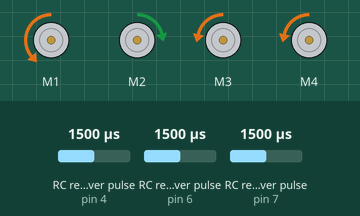
The sketch below on a simulated Arduino Uno, built with avr-gcc and run on an emulated ATmega328P. Parts: 4 × DC motor (green arrow = forward, orange = backward, longer = faster). Wiring (inferred from the names in the program): 3 × RC receiver channel: data pin 4 / data pin 6 / data pin 7. The inputs (shaded band) are chosen by the test bench; at power-on: RC receiver pulse (sensors on pin 4, pin 6, pin 7) 1500 µs. What the sketch prints to the serial monitor is not drawn.

Above: at 4.2 s.
4.3 s: RC receiver pulse (sensor on pin 4) set to 1020 µs
At 4.8 s:
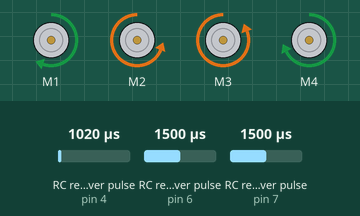
5.8 s: RC receiver pulse (sensor on pin 6) set to 1020 µs
At 7.0 s:
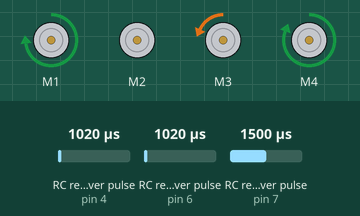
7.3 s: RC receiver pulse (sensor on pin 7) set to 1020 µs
At 8.3 s:
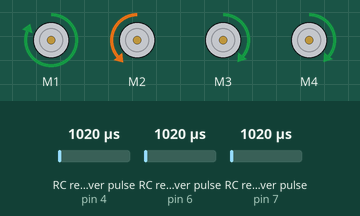
8.8 s: RC receiver pulse (sensor on pin 4) set to 1250 µs
At 9.5 s:
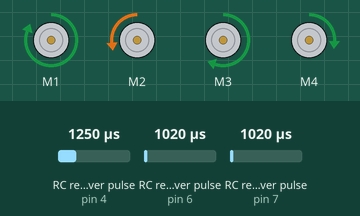
10.3 s: RC receiver pulse (sensor on pin 6) set to 1250 µs
At 10.6 s:
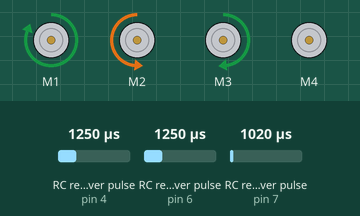
11.8 s: RC receiver pulse (sensor on pin 7) set to 1500 µs
At 12.9 s:
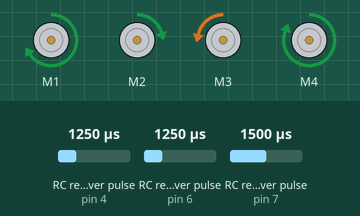
Timing chart, 0 to 14.3 s (numbered marks = the images above; inputs shaded):
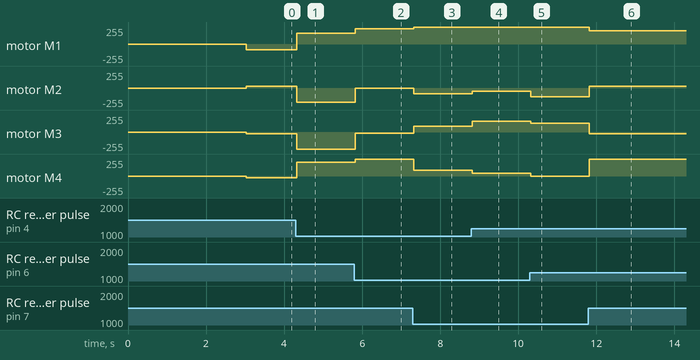

The sketch:

dollbot_anchor_test.ino
```cpp
/*
  dollbot_anchor_test: Anchor dollbot in a specific heading

  Control the dollbot via the remote control interface, once control is released the dollbot will stay anchored in the same orientation using its built-in
  magnetic compass.

  http://splashbots.blogspot.com/

  Based on Sparkfun's "RC Hobby Controllers and Arduino": https://www.sparkfun.com/tutorials/348
  Requires Adafruit MotorShield v2: http://www.adafruit.com/products/1438
  Requires Adafruit HMC5883 and Adafruit sensor library https://learn.adafruit.com/adafruit-hmc5883l-breakout-triple-axis-magnetometer-compass-sensor/

*/

#include <Wire.h>
#include <Adafruit_MotorShield.h>
#include <Adafruit_Sensor.h>
#include <Adafruit_HMC5883_U.h>

// #define DEBUG // Define if you are debugging the project - note that a huge amount of serial debugging plus a 500ms delay is added to each loop to be able to follow serial output, so debugging heavily interferes with any real-time operation.
// #define DEBUG_DRYDOCK // Define together with DEBUG if you are doing workbench testing with no need to have actual motor movement. Generally you do not want the water-designed motors to be spinning out of water for a long period of time.

#define PIN_CH1 7
#define PIN_CH2 6
#define PIN_CH3 5
#define PIN_CH4 4

#define MOTOR_FL 1
#define MOTOR_FR 2
#define MOTOR_BL 3
#define MOTOR_BR 4

// These two values need to be adjusted depending on your RC receiver. Typical values are 1000-2000, see the Sparkfun article referenced above.
#define PWM_LOW 1000
#define PWM_HIGH 1900

#define RC_THRESHOLD 10 // Minimum value of an RC input to move to manual control
#define MOTOR_THRESHOLD 5 // Minimum value of a motor input to spin, smaller than this is considered noise

#define MOTOR_MAX 255

void vehicleMove(int valX, int valY, int valRotate);
void vehicleStop();
void HolonomicMove(int xComponent, int yComponent, int rotationComponent);
void HolonomicSpin(int mm[4]);
void HolonomicSimplify(int mm[4]);
int rotationalDeviation(int initial, int target);

// Holonomic matrix - connect all motors to the motor shield in the same position. If movement is not as expected change the connections (do not change the table below).

int verticalMove[4] =   {-1, -1, -1, -1};
int horizontalMove[4] = {-1, +1, +1, -1};
int rotationMove[4] =   {-1, +1, -1, +1};

// Control variables
int manualControl;
float anchorHeading = 0;

// Create the motor shield object with the default I2C address
Adafruit_MotorShield AFMS = Adafruit_MotorShield();
Adafruit_DCMotor *motor[4] = {AFMS.getMotor(MOTOR_FL), AFMS.getMotor(MOTOR_FR), AFMS.getMotor(MOTOR_BL), AFMS.getMotor(MOTOR_BR)};

// Initialise the compass
Adafruit_HMC5883_Unified compass = Adafruit_HMC5883_Unified(8431);

void setup() {
  // Initialize serial communications
  Serial.begin(9600);
  Serial.println("");
  Serial.print("DOLLBOT v1.0 (");

#ifdef DEBUG_DRYDOCK
  Serial.print("DRYDOCK ");
#endif

#ifdef DEBUG
  Serial.print("DEBUG");
#else
  Serial.print("PRODUCTION");
#endif

  Serial.print(") initialising");

  // Seep for 3 seconds
  for(int i=0; i < 3; i++) {
    delay(1000);
    Serial.print(".");
  }

  Serial.println("");

  AFMS.begin();  // create with the default frequency 1.6KHz

  /* Initialise the compass */
  if(!compass.begin()) {
    Serial.println("HMC5883 compass not detected, stopping.");
    while(1);
  }

  Serial.println("HMC5883 compass initialised");

  // Initialize the ports where we will read receiver input
  pinMode(PIN_CH1, INPUT);
  pinMode(PIN_CH2, INPUT);
  pinMode(PIN_CH3, INPUT);
  pinMode(PIN_CH4, INPUT);

  // Automated control initialisation
  manualControl = 1;

  Serial.println("DOLLBOT Initialisation completed");
}

void dumpContent(int mm[4]) {
  Serial.print("MOTOR: Input array: ");
  for(int i=0; i < 4; i++) {
    Serial.print(mm[i]);
    Serial.print(",");
  }
  Serial.print(". ");
}

void HolonomicSpin(int mm[4]) {
  HolonomicSimplify(mm);

#ifdef DEBUG
  Serial.print("MOTOR: Setting speeds: ");
#endif

  for(int i = 0; i < 4; i++) {

    // Expand range to motor limits
    mm[i] = map(mm[i], -100, 100, -1 * MOTOR_MAX, MOTOR_MAX);

    if(abs(mm[i]) > (MOTOR_THRESHOLD * MOTOR_MAX) / 100) {

#ifndef DEBUG_DRYDOCK
      motor[i]->setSpeed(abs(mm[i]));
      motor[i]->run(mm[i] > 0? FORWARD : BACKWARD);
#endif

#ifdef DEBUG
      Serial.print(mm[i]);
#endif
    } else {

#ifndef DEBUG_DRYDOCK
      motor[i]->setSpeed(0);
      motor[i]->run(RELEASE);
#endif

#ifdef DEBUG
      Serial.print("STP");
#endif
    }

#ifdef DEBUG
    if(i < 3) {
      Serial.print(",");
    } else {
      Serial.println("");
    }
#endif
  }
}

void HolonomicSimplify(int mm[4]) {
  int max = 0;

  for(int i = 0; i < 4; i++) {
    int currentValue = abs(mm[i]);

    if(currentValue > max) {
      max = currentValue;
    }
  }

  // Scale the values so that we stay within the -100 .. 100 range

  if(max > 100) {
    for(int i = 0; i < 4; i++) {
      mm[i] = map(mm[i], -1 * max, max, -100, 100);
    }
  }

}

void HolonomicMove(int xComponent, int yComponent, int rotationComponent) {
  int mm[4] = {0, 0, 0, 0};

  if(xComponent) {
    for(int i = 0; i < 4; i++) {
      mm[i] += horizontalMove[i] * xComponent;
    }
  }

  if(yComponent) {
    for(int i = 0; i < 4; i++) {
      mm[i] += verticalMove[i] * yComponent;
    }
  }

  if(rotationComponent) {
    for(int i = 0; i < 4; i++) {
      mm[i] += rotationMove[i] * rotationComponent;
    }
  }

  HolonomicSpin(mm);
}


/*
  Helper function to move the vehicle

*/

void vehicleMove(int valX, int valY, int valRotate) {
  HolonomicMove(valX, valY, valRotate);
}

void vehicleStop() {
  vehicleMove(0, 0, 0);
}

// From: http://gmc.yoyogames.com/index.php?showtopic=532420

int rotationalDeviation(int initial, int target) {
  return (((target - initial) % 360) + 360 + 180) % 360 - 180;
}

void loop() {
  sensors_event_t compassEvent;
  float heading;

  // Read three of the channels of the RC receiver, we only use three - but you can add a fourth one if needed

  int channelHorizontal = pulseIn(PIN_CH4, HIGH, 25000); // X axis movement
  int channelVertical = pulseIn(PIN_CH2, HIGH, 25000); // Y axis movement
  int channelRotate = pulseIn(PIN_CH1, HIGH, 25000); // Rotation

  int directionHorizontal = map(channelHorizontal, PWM_LOW, PWM_HIGH, -100, 100);
  int directionVertical = map(channelVertical, PWM_LOW, PWM_HIGH, -100, 100);
  int angleRotate = map(channelRotate, PWM_LOW, PWM_HIGH, -100, 100);

  // If we are receiving control commands from the RC controller bypass autonomous mode

  if((channelHorizontal || channelVertical || channelRotate) && // If we are receiving no pulses it means we are not connected to RC, so ignore manual control
     (abs(directionHorizontal) > RC_THRESHOLD || abs(directionVertical) > RC_THRESHOLD || abs(angleRotate) > RC_THRESHOLD)) { // RC signals are not perfect, we allow for a 10% threshold before switching to it

    manualControl = 1;

    // Map all readings to a -100 .. +100 range so it is easy to deal with

#ifdef DEBUG
    Serial.print("MANUAL: RC control ");

    Serial.print("H: ");
    Serial.print(directionHorizontal);

    Serial.print(" V: ");
    Serial.print(directionVertical);

    Serial.print(" R: ");
    Serial.println(angleRotate);
#endif

    vehicleMove(directionHorizontal, directionVertical, angleRotate);

  } else {
    // Autonomous control
    compass.getEvent(&compassEvent);
    heading = int(atan2(compassEvent.magnetic.y, compassEvent.magnetic.x) * 180/M_PI + 360) % 360; // Convert radians to degrees

    if(manualControl == 1) {
      manualControl = 0;
      // We just came here from being controlled by the RC. Stop all engines and get our anchor heading

      vehicleStop();

      anchorHeading = heading;
#ifdef DEBUG
      Serial.print("AUTONOMOUS: Set new anchor heading: ");
      Serial.println(anchorHeading);
#endif

    } else {
      // Get our current heading and correct it so we remain close to anchor
      int deviation = rotationalDeviation(anchorHeading, heading);

      if(abs(deviation) > 1) {
#ifdef DEBUG
        Serial.print("AUTONOMOUS: Correcting heading by ");
        Serial.println(deviation);
#endif
        vehicleMove(0, 0, deviation);
      } else {
        vehicleStop();

#ifdef DEBUG
        Serial.print("AUTONOMOUS: Not moving, only a small deviation: ");
        Serial.println(deviation);
#endif
      }

    }
  }

#ifdef DEBUG
 delay(1000);
#endif
}
```

Measured:
- after the input at 4.3 s, motor M1: backward 85/255 → forward 158/255 at once; motor M2: forward 28/255 → backward 210/255 at once; motor M3: backward 29/255 → backward 255/255 at once; motor M4: backward 29/255 → forward 206/255 at once
- after the input at 5.8 s, motor M1: forward 158/255 → forward 226/255 at once; motor M2: backward 210/255 → stopped at once; motor M3: backward 255/255 → backward 16/255 at once; motor M4: forward 206/255 → forward 255/255 at once
- after the input at 7.3 s, motor M1: forward 226/255 → forward 255/255 at once; motor M2: stopped → backward 87/255 at once; motor M3: backward 16/255 → forward 84/255 at once; motor M4: forward 255/255 → forward 84/255 at once
- after the input at 8.8 s, motor M2: backward 87/255 → backward 49/255 at once; motor M3: forward 84/255 → forward 158/255 at once; motor M4: forward 84/255 → forward 45/255 at once
- after the input at 10.3 s, motor M2: backward 49/255 → backward 133/255 at once; motor M3: forward 158/255 → forward 130/255 at once; motor M4: forward 45/255 → stopped at once
- after the input at 11.8 s, motor M1: forward 255/255 → forward 198/255 at once; motor M2: backward 133/255 → forward 25/255 at once; motor M3: forward 130/255 → backward 29/255 at once; motor M4: stopped → forward 255/255 at once
